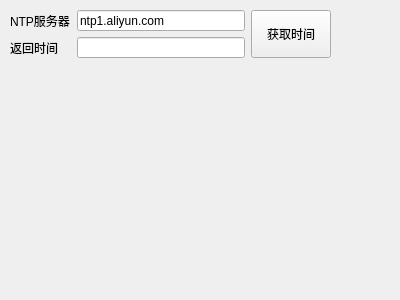
<?xml version="1.0" encoding="UTF-8"?>
<ui version="4.0">
 <class>frmNtpClient</class>
 <widget class="QWidget" name="frmNtpClient">
  <property name="geometry">
   <rect>
    <x>0</x>
    <y>0</y>
    <width>400</width>
    <height>300</height>
   </rect>
  </property>
  <property name="windowTitle">
   <string>Form</string>
  </property>
  <widget class="QWidget" name="">
   <property name="geometry">
    <rect>
     <x>10</x>
     <y>10</y>
     <width>321</width>
     <height>48</height>
    </rect>
   </property>
   <layout class="QGridLayout" name="gridLayout">
    <item row="0" column="0">
     <widget class="QLabel" name="labNtpIP">
      <property name="text">
       <string>NTP服务器</string>
      </property>
     </widget>
    </item>
    <item row="0" column="1">
     <widget class="QLineEdit" name="txtNtpIP">
      <property name="text">
       <string>ntp1.aliyun.com</string>
      </property>
     </widget>
    </item>
    <item row="0" column="2" rowspan="2">
     <widget class="QPushButton" name="btnGetTime">
      <property name="sizePolicy">
       <sizepolicy hsizetype="Minimum" vsizetype="Expanding">
        <horstretch>0</horstretch>
        <verstretch>0</verstretch>
       </sizepolicy>
      </property>
      <property name="text">
       <string>获取时间</string>
      </property>
     </widget>
    </item>
    <item row="1" column="0">
     <widget class="QLabel" name="labTime">
      <property name="text">
       <string>返回时间</string>
      </property>
     </widget>
    </item>
    <item row="1" column="1">
     <widget class="QLineEdit" name="txtTime"/>
    </item>
   </layout>
  </widget>
 </widget>
 <resources/>
 <connections/>
</ui>
